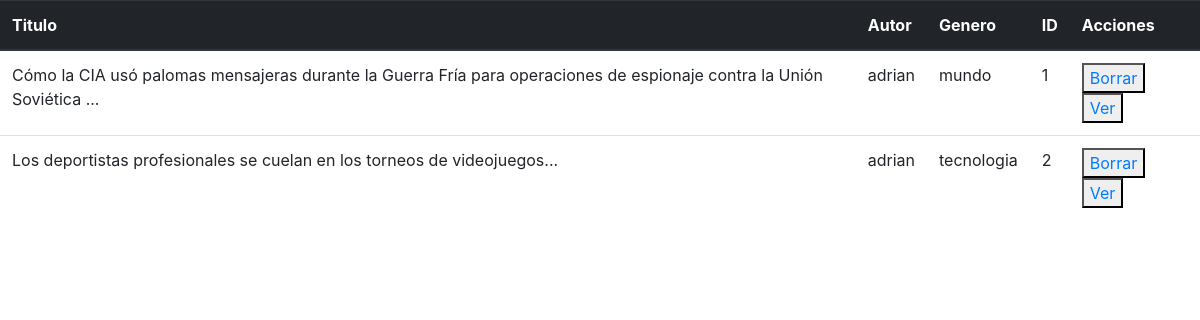
/base_datos/listado_noticias.php, run on an earlier commit of the app's database.
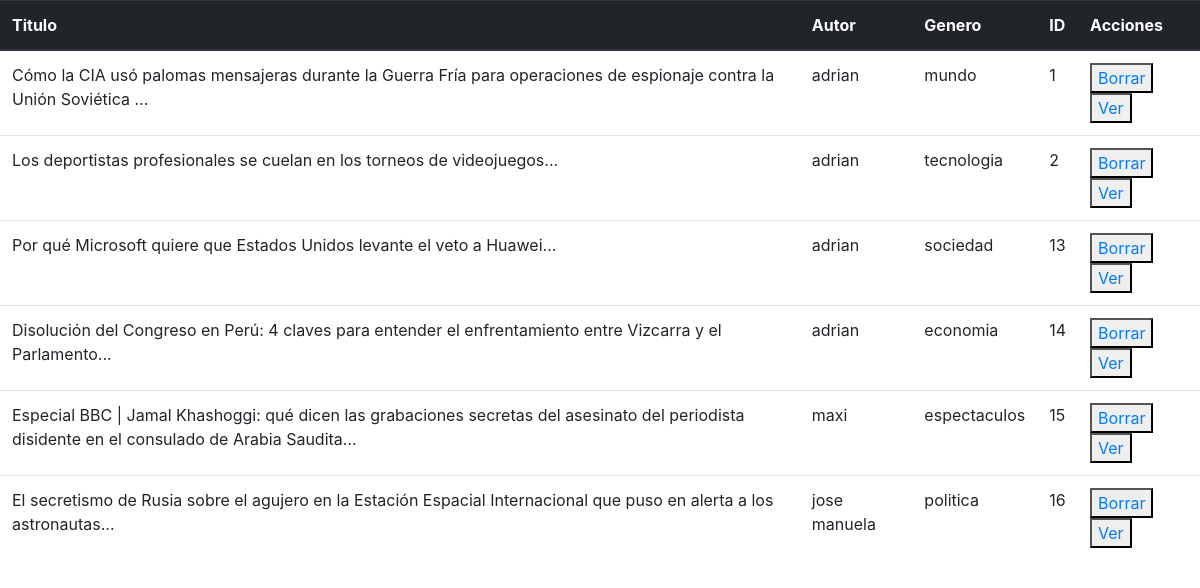
And on a later commit of the database.
### tables this page shows
CREATE TABLE `noticia` (
  `id` int(10) UNSIGNED NOT NULL,
  `titulo` varchar(150) NOT NULL,
  `subtitulo` varchar(150) NOT NULL,
  `imagen_1` varchar(150) DEFAULT NULL,
  `contenido` text NOT NULL,
  `fecha` datetime NOT NULL,
  `genero_id` int(10) UNSIGNED NOT NULL,
  `autor_id` int(10) UNSIGNED NOT NULL,
  `activo` bit(1) NOT NULL,
  `destacadas` bit(1) NOT NULL
);

CREATE TABLE `autor` (
  `id` int(10) UNSIGNED NOT NULL,
  `nombre` varchar(50) NOT NULL
);

CREATE TABLE `genero` (
  `id` int(10) UNSIGNED NOT NULL,
  `nombre` varchar(50) NOT NULL
);

### base_datos/listado_noticias.php (the view, shortened to what this page needs)
<!DOCTYPE html>
<html lang="en">
<head>
    <link rel="stylesheet" href="https://stackpath.bootstrapcdn.com/bootstrap/4.1.1/css/bootstrap.min.css">
</head>
<body>
    <?php
        $conexion = mysqli_connect(DB_HOST, DB_USER, DB_PWD, DB_DB);
        $sql = "select noticia.id, noticia.titulo, autor.nombre autor, genero.nombre genero from noticia
                inner join autor on autor_id=autor.id
                inner join genero on genero_id=genero.id";
        $respuesta = mysqli_query($conexion, $sql);
    ?>
    <table class="table" >
    <thead class="thead-dark">
        <tr>
            <th scope="col">Titulo</th>
            <th scope="col">Autor</th>
            <th scope="col">Genero</th>
            <th scope="col">ID</th>
            <th scope="col">Acciones</th>
        </tr>
    <?php
        while($fila = mysqli_fetch_array($respuesta)) {
            $titulo = $fila["titulo"];
            $autor = $fila["autor"];
            $genero = $fila["genero"];
            $id = $fila["id"];
            echo "<tr>
                    <td>$titulo...</td>
                    <td>$autor</td>
                    <td>$genero</td>
                    <td>$id</td>
                    <td>
                        <button><a href='borrar_noticia.php?id=$id' onclick='return validarBorrar()'>Borrar</a></button>
                        <button><a href='tab.php?id=$id' >Ver</a></button>
                    </td>
                  </tr>";
        }
    ?>
    </table>
</body>
</html>

What changed in the data, as far as the page shows it:
added noticia: titulo "Por qué Microsoft quiere que Estados Unidos levante el veto a Huawei", autor.nombre "adrian", genero.nombre "sociedad", id "13"
added noticia: titulo "Disolución del Congreso en Perú: 4 claves para entender el enfrentamiento entre Vizcarra y el Parlamento", autor.nombre "adrian", genero.nombre "economia", id "14"
added noticia: titulo "Especial BBC | Jamal Khashoggi: qué dicen las grabaciones secretas del asesinato del periodista disidente en el consulado de Arabia Saudita", autor.nombre "maxi", genero.nombre "espectaculos", id "15"
added noticia: titulo "El secretismo de Rusia sobre el agujero en la Estación Espacial Internacional que puso en alerta a los astronautas", autor.nombre "jose manuela", genero.nombre "politica", id "16"
